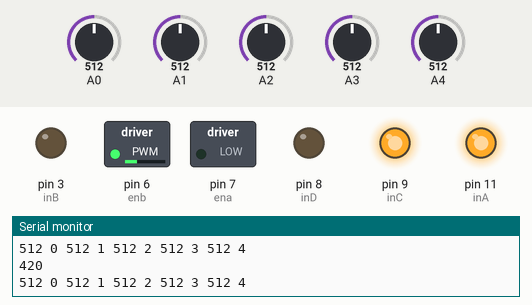
Bench run of a sketch on a simulated Arduino Uno, built with avr-gcc and run on an emulated ATmega328P. Shown: switched loads named in the sketch (green lamp = pin HIGH), output pins drawn as LEDs (lit = HIGH), the last lines printed to the serial monitor. Dashed ring = blinking. Inputs (shaded band) come from the test bench; at power-on: A4 = 512, A0 = 512, A1 = 512, A2 = 512, A3 = 512.

Above: at 1.2 s.
1.3 s: A4 set to 599
4.3 s: A4 set to 628
At 6.0 s:
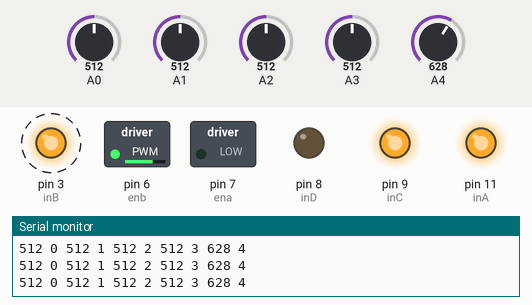
7.3 s: A0 set to 595
8.8 s: A0 set to 619
At 9.3 s:
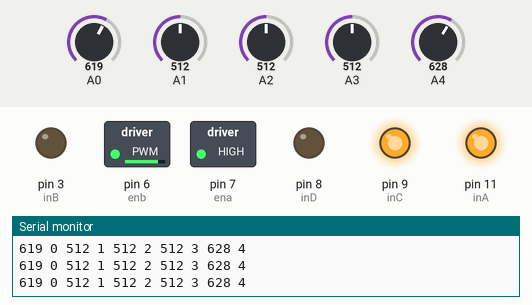
10.4 s: A1 set to 602
13.4 s: A1 set to 626
At 13.6 s:
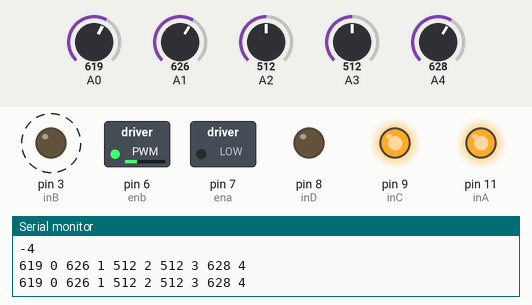
At 14.3 s:
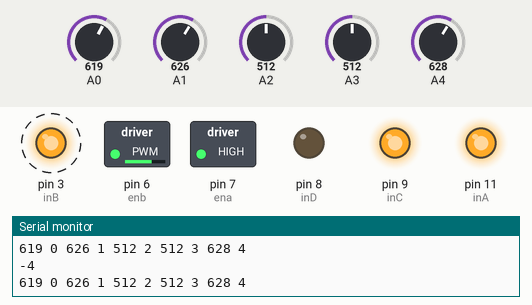
Timing chart, 0 to 63.9 s (numbered marks = the images above; inputs shaded):
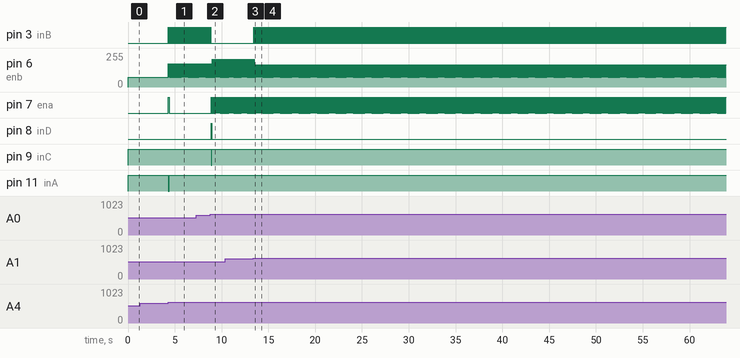

Measured:
- the behaviour switches between 609 and 610 on A4 (found by bisection; images 0 and 1)
- the behaviour switches between 609 and 610 on A0 (found by bisection; images 1 and 2)
- the behaviour switches between 609 and 610 on A1 (found by bisection; images 2 and 3)
- after the input at 4.3 s, pin 3 (inB): alternates HIGH for 0.03 s and LOW for 0.07 s, starting at once; pin 6 (enb): alternates 175/255 for 0.07 s and 75/255 for 0.03 s, starting at once; pin 7 (ena): LOW → HIGH at once, → LOW 0.07 s later; pin 11 (inA): HIGH → LOW at once, → HIGH 0.07 s later
- after the input at 8.8 s, pin 3 (inB): goes on until 8.8 s, then stays LOW; pin 7 (ena): alternates HIGH for 0.07 s and LOW for 0.03 s, starting after 0.09 s; pin 8 (inD): LOW → HIGH after 0.09 s, → LOW 0.07 s later; pin 9 (inC): HIGH → LOW after 0.09 s, → HIGH 0.07 s later
- after the input at 13.4 s, pin 3 (inB): alternates HIGH for 0.04 s and LOW for 0.07 s, starting after 0.05 s

The sketch:

MYLFR1.ino
```cpp
#define inA 11
#define inB 3
#define inC 9
#define inD 8
#define ena 7
#define enb 6
#define ays 610
int th[5]={ays,ays,ays,ays,ays};
int led[5]={2,3,4,5,12};

int i,sen[5],s[5],lastSensor,lastError;

float base_L=210;
float base_R=210;
float kp=10.50;
float kd=11.80;
float ki=0;

/////////////////////////////////////////////////////////////////////////////////////////////////////
void setup()
{
  mot_init();
  other_init();
}

void loop()
{
  Serial.println(readSensor());
  wheel(75,75);
  line_follow();
  readSensor();
}

//////////////////////////////////////////////////////////////////////////////////////////////////////


void other_init()
{
  //for(i=0;i<5;i++) //pinMode(led[i],OUTPUT);
  lastSensor=0;
  lastError=0;
  Serial.begin(9600);
}

void mot_init()
{
  pinMode(inA,OUTPUT);
  pinMode(inB,OUTPUT);
  pinMode(inC,OUTPUT);
  pinMode(inD,OUTPUT);
  pinMode(ena,OUTPUT);
  pinMode(enb,OUTPUT);

  digitalWrite(inA,HIGH);
  digitalWrite(inB,HIGH);
  digitalWrite(inC,HIGH);
  digitalWrite(inD,HIGH);
}

void wheel(int lm, int rm)
{   //analogWrite(ena,abs(rm));
  //analogWrite(enb,abs(lm));
  if(lm>0&&rm>0)
  {
  digitalWrite(inA,HIGH);
  digitalWrite(inB,LOW);
  digitalWrite(inC,HIGH);
  digitalWrite(inD,LOW);
  }
  else
  {
  if(lm==0)
  {
    digitalWrite(inC,HIGH);
    digitalWrite(inD,HIGH);
  }

  else if(lm<0)
  {
    digitalWrite(inC,LOW);
    digitalWrite(inD,HIGH);
  }

  else if(lm>0)
  {
    digitalWrite(inC,HIGH);
    digitalWrite(inD,LOW);
  }


  if(rm==0)
  {
    digitalWrite(inA,HIGH);
    digitalWrite(inB,HIGH);
  }

  else if(rm<0)
  {
    digitalWrite(inA,LOW);
    digitalWrite(inB,HIGH);
  }

  else if(rm>0)
  {
    digitalWrite(inA,HIGH);
    digitalWrite(inB,LOW);
  }
  }
  if(lm>254) lm=175;
  if(lm<-254) lm=-175;
  if(rm>254) rm=175;
  if(rm<-254) rm=-175;
  lm=abs(lm);
  rm=abs(rm);
  if(lm>0 && lm<70) lm=175;
  if(rm>0 &&rm<70) rm=175;

  analogWrite(ena,abs(rm));
  analogWrite(enb,abs(lm));

}


int readSensor()
{
  for(i=0;i<5;i++)
  {
    sen[i]=analogRead(i);    //taking reading from sensors
    Serial.print(sen[i]);
    Serial.print(" ");
    Serial.print(i);
    Serial.print(" ");
  }
  Serial.println("");
  for(i=0;i<5;i++)
  {
    if(sen[i]<th[i])
    {
      s[i]=0;
      digitalWrite(led[i],LOW);
    }
    else
    {
      s[i]=1;
      digitalWrite(led[i],HIGH);
    }                //if black then set 1 else 0
  }
  int error,sum;
  sum=s[0]+s[1]+s[2]+s[3]+s[4];
  if(sum!=0) error=(s[0]*10+s[1]*20+s[2]*30+s[3]*40+s[4]*50)/sum-30;
  else error=420;  // line lost

  if(s[0]==1 && sum<3) lastSensor=1;
  else if(s[4]==1 && sum<3 ) lastSensor=2;
  else if(s[0]==1 && s[1]==1 && sum>=3) lastSensor=30;
  else if(s[4]==1 && s[3]==1 && sum>=3) lastSensor=40;

 // Serial.println("...........error............");
 /// Serial.println(error);

  return error;
}


void line_follow()
{
  int error;
  float p=0,d=0,I=0,corr=0;
  error=readSensor();
  if(error==420)
  {
    if(lastSensor==1) wheel(-250,250);
    else if(lastSensor==2) wheel(250,-250);
    //else if(lastSensor==30)
    {
      //delay(1000);
      //wheel(-90,90);
    //}
    //else if(lastSensor==40)
    //{
      //delay(1000);
      //wheel(90,-90);
    //}
  }}

  else
  {
    p=kp*error;
    d=kd*(error-lastError);
    I=ki*(error+lastError);
    corr=p+d+I;
    //Serial.println(base_L+corr);
   // Serial.println("         ");
    //Serial.println(base_R-corr);
    wheel(base_L+corr,base_R-corr);
     if((error-lastError)!=0) delay(5);  // so that kd can work
    lastError=error;
  }
}
```
